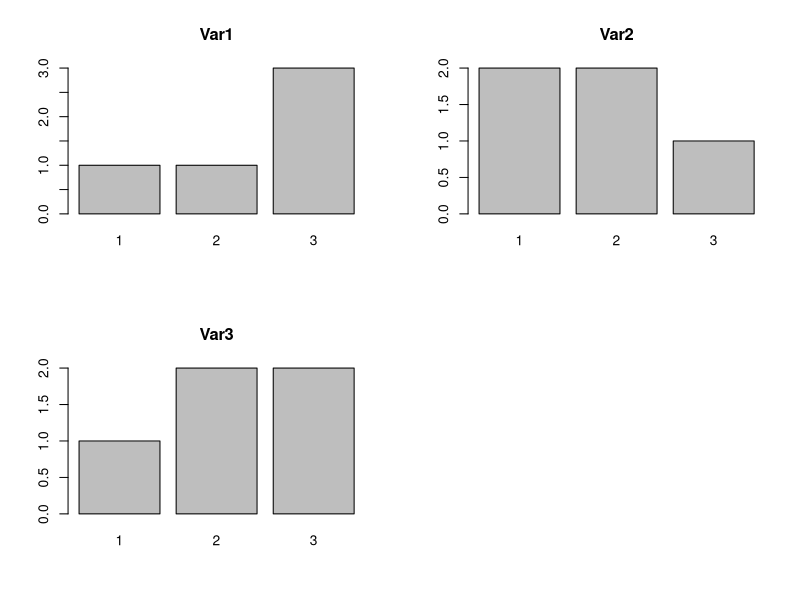
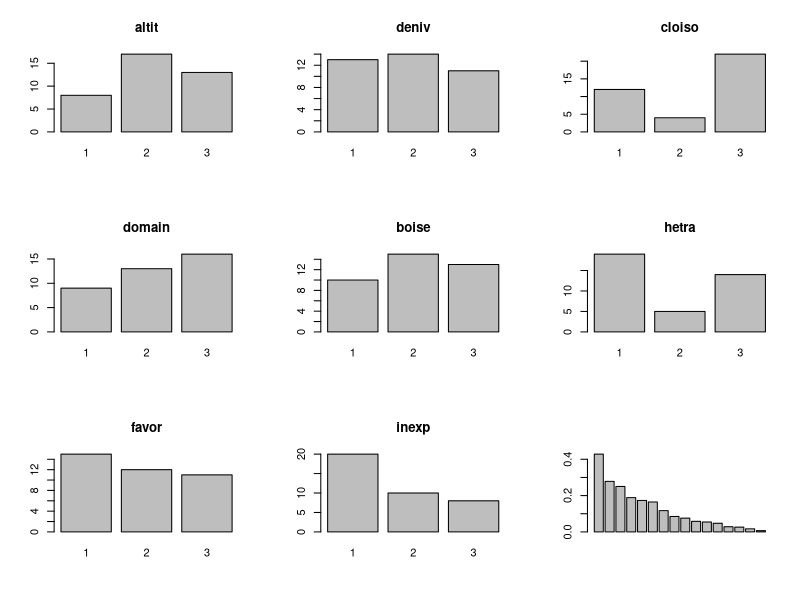
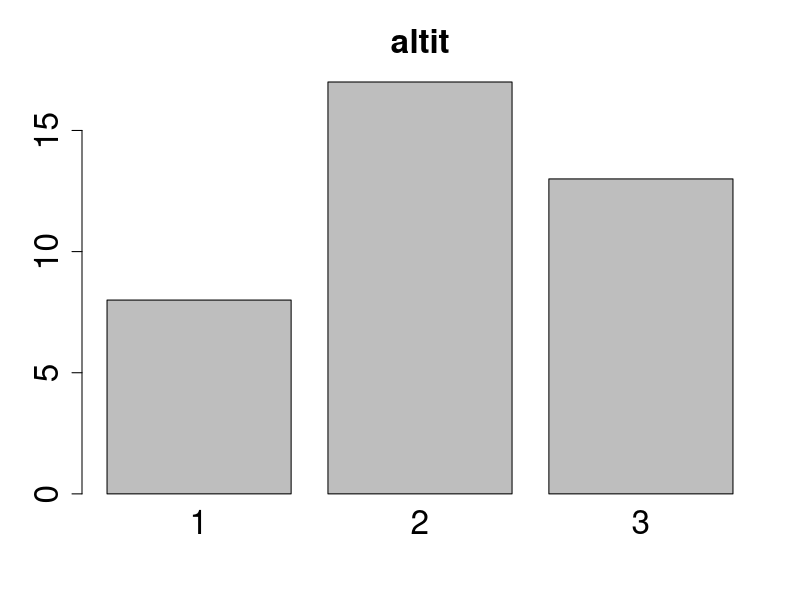

Reproduce these figures in R, in order. (Note: this script raises an error after producing the figures.)
### Fiche Analyse des Correspondances Multiples


## Comprendre l'organisation des données

#Générer un tableau de données factices
NINDIV = 5 # changer la veleur pour modifier la taille du tableau (le nombre d'individus statistiques = nombre de lignes)

EXEMPLE<-data.frame(
Var1 = sample(1:3, NINDIV, replace = T), 
Var2 = sample(1:3, NINDIV,replace = T),
Var3 =sample(1:3, NINDIV,replace = T))

str(EXEMPLE) # Afficher la structure du tableau, noter que les variables sont pour le moment considérées comme des nombres entiers (int = integer)
head(EXEMPLE)
summary(EXEMPLE)
rownames(EXEMPLE)<-paste0("ind", 1:NINDIV)

# transformer les variables en variables qualitatives (facteurs)
for(i in 1:ncol(EXEMPLE)){as.factor(EXEMPLE[,i])->EXEMPLE[,i]} 
str(EXEMPLE)
head(EXEMPLE) # Les varaibles sont maintenant des facteurs
summary(EXEMPLE)

#visualiser les histogrammes de répartiton de chaque modalités pour chacune des variables

par(mfrow = c(2,2)) # Afficher simultanément plusieurs graphiques

for(i in 1:3){ # 3 = nombres de variables (colonnes) dans le tableau 
plot(EXEMPLE[,i], main = colnames(EXEMPLE)[i])
}


# Afficher le tableau de Burt et le tableau disjonctif complete
library(ade4)
acm.disjonctif(EXEMPLE)
acm.burt(EXEMPLE, EXEMPLE)
acm.disjonctif(EXEMPLE)

## Organisation des données
library(ade4)
data(ours)
?ours
str(ours)
head(ours)

#visualiser les histogrammes de répartiton de chaque modalités pour chacune des variables
par(mfrow = c(3,3))
for(i in 1:8){plot(ours[,i], main = colnames(ours)[i])}

tiff("alti.tif")
plot(ours[,1], main = colnames(ours)[1], cex.main = 2, cex.axis=2, cex =2)
dev.off()

# Réalisation de l'ACM

acm1 <- dudi.acm(ours[,1:8])

# Inertie associée et contributions relatives aux axes (cos²)
inertia.dudi(acm1, row.inertia =TRUE , col.inertia =TRUE)

# Représentation graphique
tiff("ACM.tif", w =600, h =600, points = 20)
scatter(acm1)
dev.off()

# Corrélations entre variables
acm1$cr

#Visualisation graphique
par(mfrow = c(1, 2), las = 2)
barplot(acm1$cr[, 1], ylim = c(0,1),names.arg = rownames(acm1$cr) , 
main = "Axe 1")
barplot(acm1$cr[, 2],ylim = c(0,1), names.arg = rownames(acm1$cr),
main = "Axe 2")

# Inertie associée et cos²
inertia.dudi(acm1, col.inertia = TRUE, row.inertia =TRUE )


#Projeter les citations de l'ours avant sa disparition
tiff("var_sup.tif", w =600, h =600, points = 30)
s.label(acm1$li, clabel= 0,pch = 20) # Projeter le plan factoriel
s.class(acm1$li, ours[,9], add.plot = T) 
dev.off()
